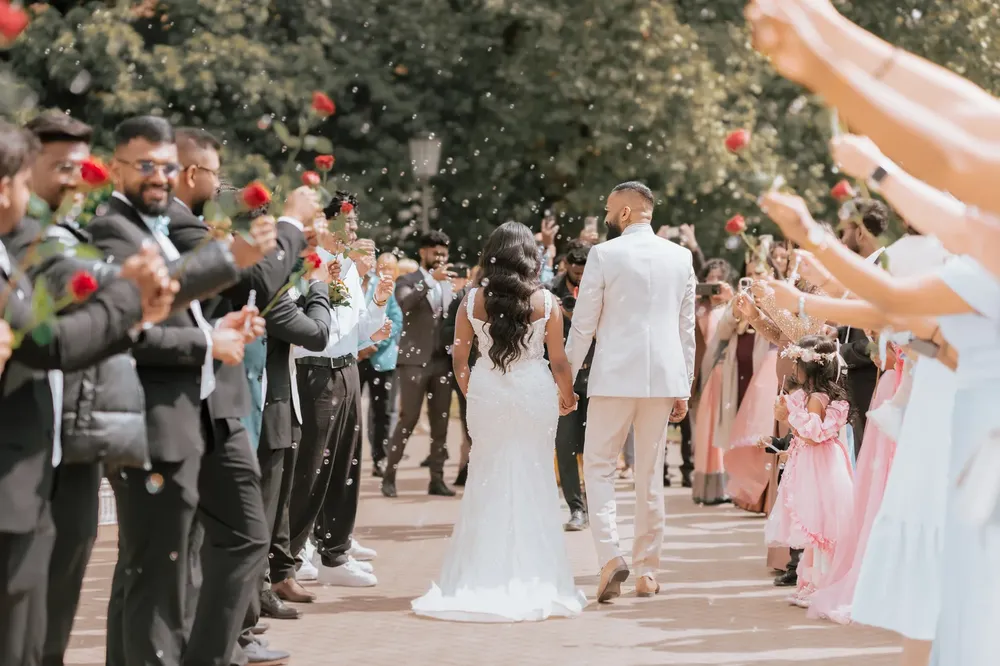
#> input picture assets/images/excellents/slide5.webp, 1000 x 666 px, shrunk from 1600 x 1066 before the run, found by its file name
$ python crop_split_image.py
#> lines starting #> are read from the running program, lines starting #| are printed output that depends on the picture
import os
from PIL import Image

img_path = r"d:\website devoplement-agency-official\client belgium\soozanapvan\assets\images\excellents\slide5.webp"
out_dir = r"d:\website devoplement-agency-official\client belgium\soozanapvan\assets\images\excellents"

img = Image.open(img_path)
#> img is the input picture: PIL image 1000x666 RGB; mean R, G, B 139.3, 127.2, 117
width, height = img.size
#> width = 1000; height = 666

# Cut horizontally (Left & Right halves for Desktop PC)
left_box = (0, 0, width // 2, height)
#> left_box = (0, 0, 500, 666)
right_box = (width // 2, 0, width, height)
#> right_box = (500, 0, 1000, 666)

left_img = img.crop(left_box)
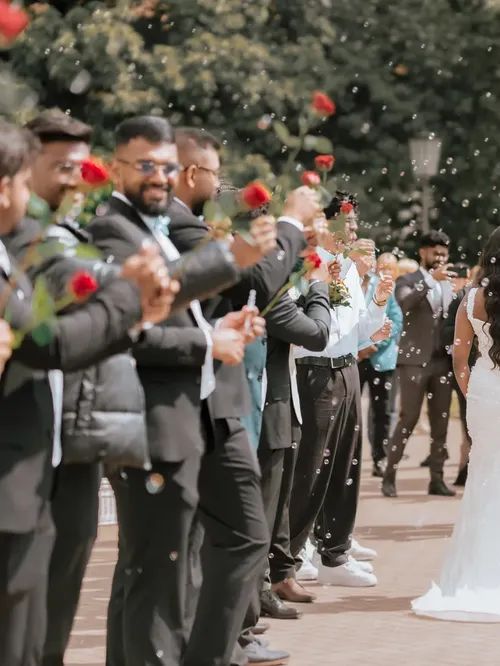
#> left_img: PIL image 500x666 RGB; mean R, G, B 105.5, 97.3, 88
right_img = img.crop(right_box)
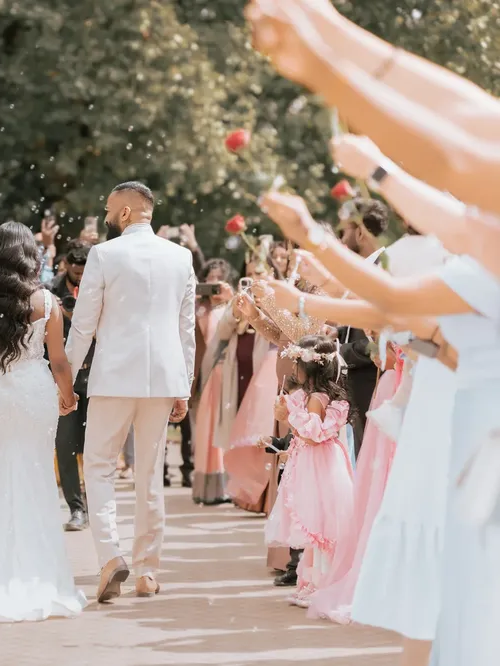
#> right_img: PIL image 500x666 RGB; mean R, G, B 173.2, 157.1, 145.9

left_img.save(os.path.join(out_dir, "slide5_left.webp"), "webp", quality=90)
right_img.save(os.path.join(out_dir, "slide5_right.webp"), "webp", quality=90)

# Cut vertically (Top & Bottom halves for Mobile)
top_box = (0, 0, width, height // 2)
#> top_box = (0, 0, 1000, 333)
bottom_box = (0, height // 2, width, height)
#> bottom_box = (0, 333, 1000, 666)

top_img = img.crop(top_box)
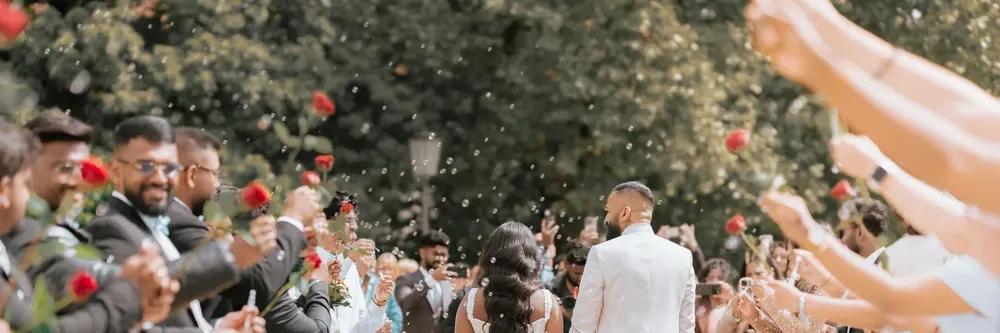
#> top_img: PIL image 1000x333 RGB; mean R, G, B 128.9, 115.7, 99.8
bottom_img = img.crop(bottom_box)
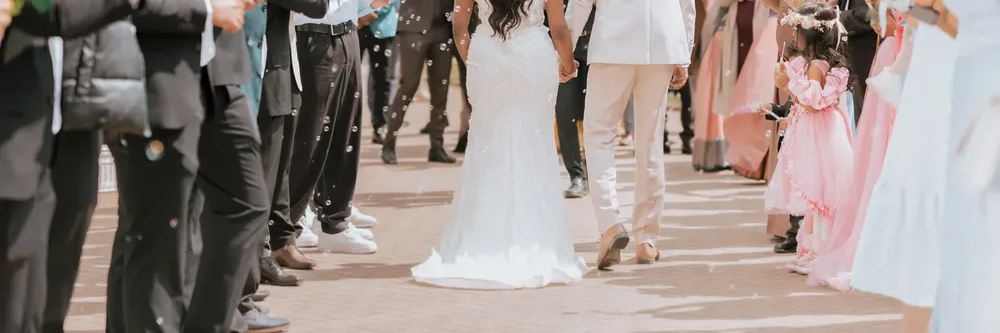
#> bottom_img: PIL image 1000x333 RGB; mean R, G, B 149.7, 138.7, 134.1

top_img.save(os.path.join(out_dir, "slide5_top.webp"), "webp", quality=90)
bottom_img.save(os.path.join(out_dir, "slide5_bottom.webp"), "webp", quality=90)

print(f"Successfully cut slide5.webp ({width}x{height}) into physically split left, right, top, and bottom halves!")
#| Successfully cut slide5.webp (1000x666) into physically split left, right, top, and bottom halves!

$ run again, with assets/images/excellents/slide2.webp copied over assets/images/excellents/slide5.webp
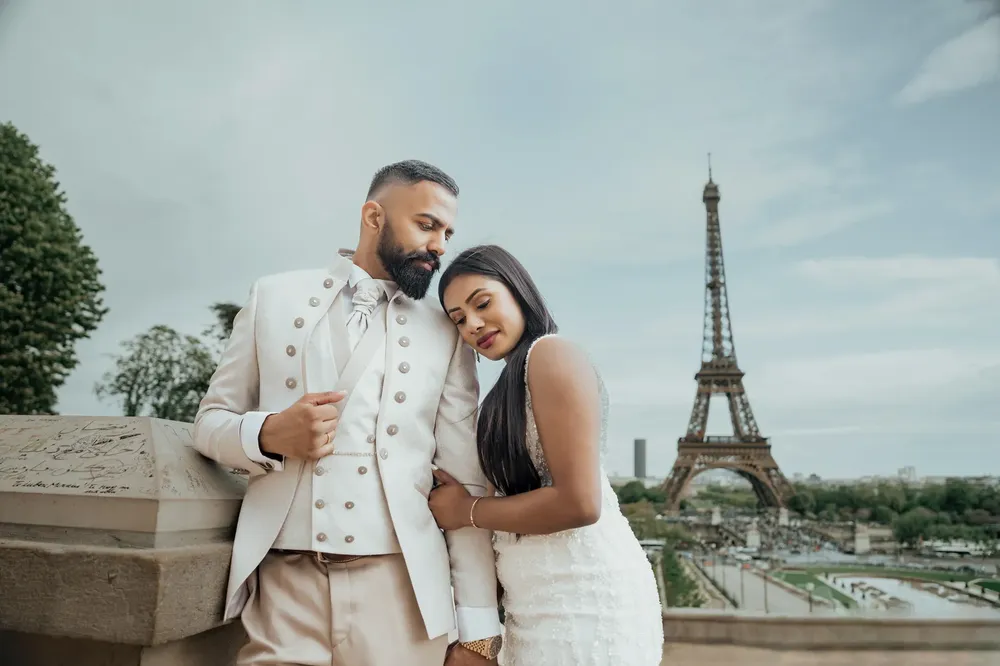
#> input picture assets/images/excellents/slide2.webp, 1000 x 666 px, shrunk from 1600 x 1066 before the run, found by its file name
#> img is the input picture: PIL image 1000x666 RGB; mean R, G, B 157.7, 165.1, 160
#> `top_img = img.crop(top_box)`:
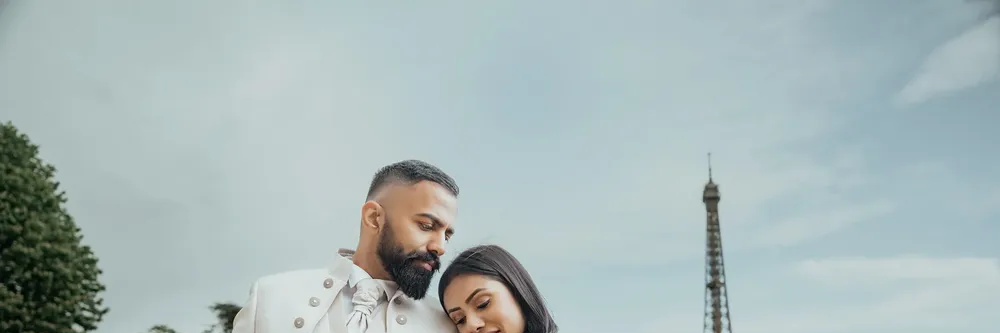
#> top_img: PIL image 1000x333 RGB; mean R, G, B 168.9, 184.8, 184.9
#> `bottom_img = img.crop(bottom_box)`:
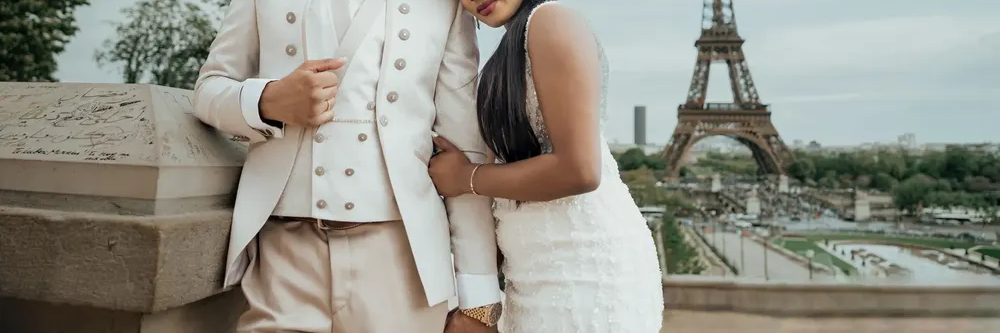
#> bottom_img: PIL image 1000x333 RGB; mean R, G, B 146.5, 145.3, 135.2
#| Successfully cut slide5.webp (1000x666) into physically split left, right, top, and bottom halves!

$ run again, with assets/images/excellents/slide3.webp copied over assets/images/excellents/slide5.webp
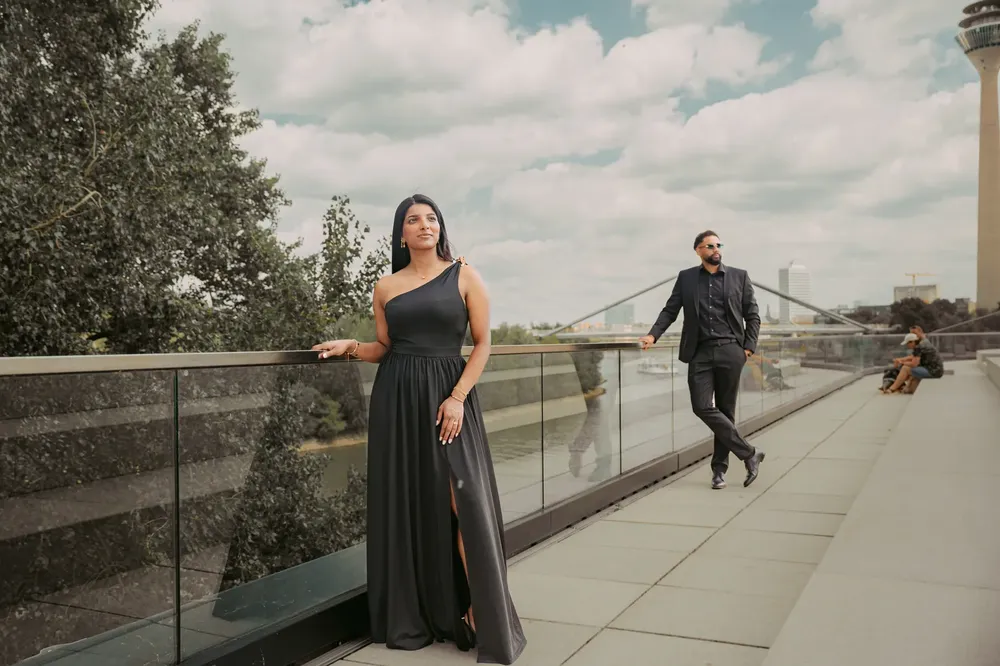
#> input picture assets/images/excellents/slide3.webp, 1000 x 666 px, shrunk from 1600 x 1066 before the run, found by its file name
#> img is the input picture: PIL image 1000x666 RGB; mean R, G, B 133.5, 129.1, 117.8
#> `top_img = img.crop(top_box)`:
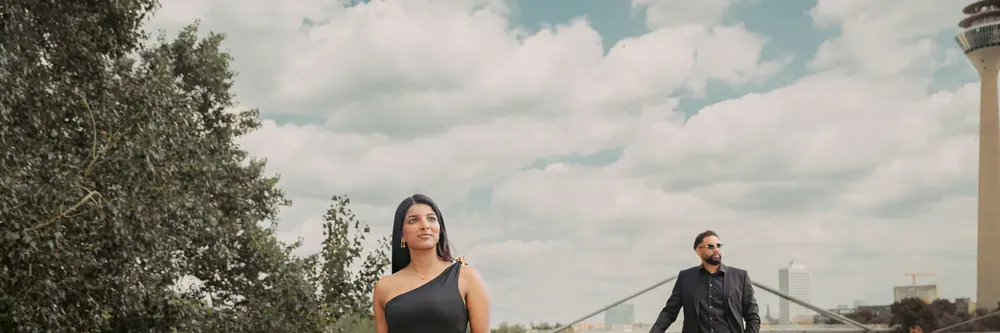
#> top_img: PIL image 1000x333 RGB; mean R, G, B 157.1, 153.7, 144.6
#> `bottom_img = img.crop(bottom_box)`:
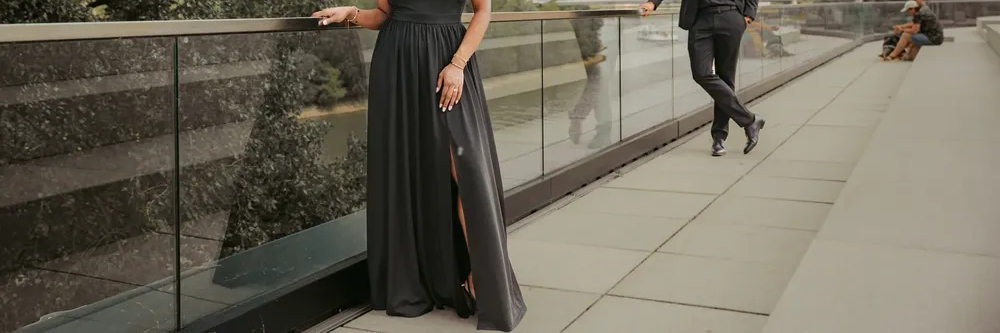
#> bottom_img: PIL image 1000x333 RGB; mean R, G, B 110, 104.4, 90.9
#| Successfully cut slide5.webp (1000x666) into physically split left, right, top, and bottom halves!

$ run again, with assets/images/excellents/slide4.webp copied over assets/images/excellents/slide5.webp
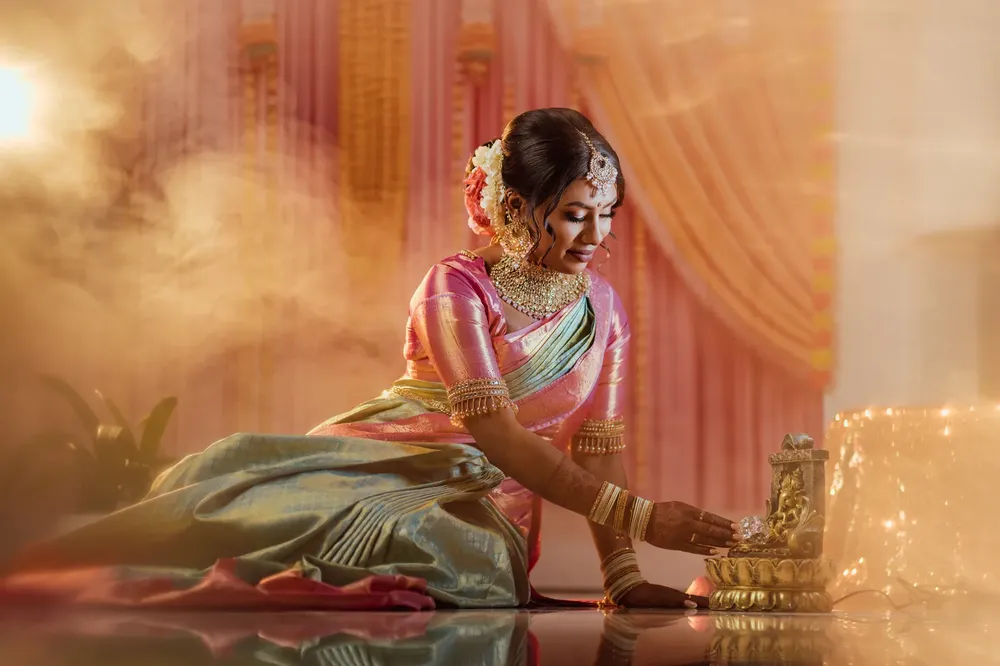
#> input picture assets/images/excellents/slide4.webp, 1000 x 666 px, shrunk from 1600 x 1066 before the run, found by its file name
#> img is the input picture: PIL image 1000x666 RGB; mean R, G, B 174.9, 120.1, 82.4
#> `top_img = img.crop(top_box)`:
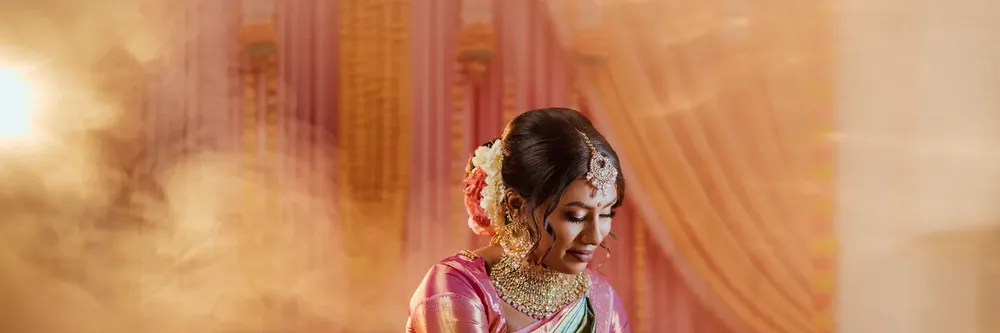
#> top_img: PIL image 1000x333 RGB; mean R, G, B 196.5, 137.1, 96.1
#> `bottom_img = img.crop(bottom_box)`:
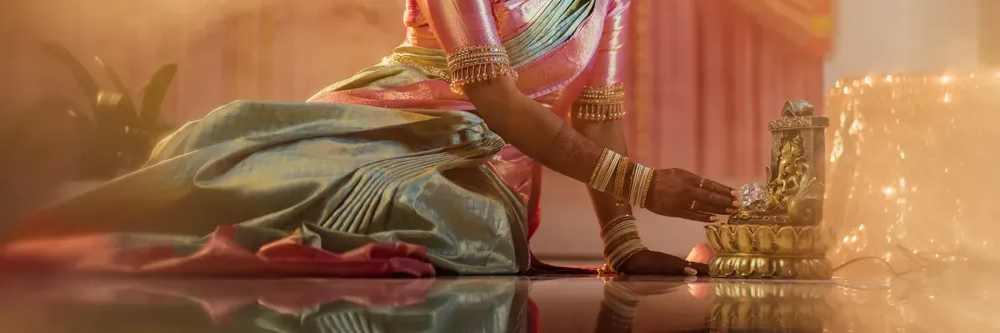
#> bottom_img: PIL image 1000x333 RGB; mean R, G, B 153.2, 103.1, 68.7
#| Successfully cut slide5.webp (1000x666) into physically split left, right, top, and bottom halves!
